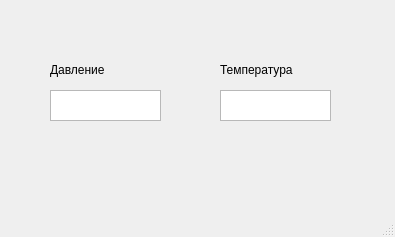
<?xml version="1.0" encoding="UTF-8"?>
<ui version="4.0">
 <class>MainWindow</class>
 <widget class="QMainWindow" name="MainWindow">
  <property name="geometry">
   <rect>
    <x>0</x>
    <y>0</y>
    <width>395</width>
    <height>237</height>
   </rect>
  </property>
  <property name="windowTitle">
   <string>MainWindow</string>
  </property>
  <widget class="QWidget" name="centralwidget">
   <widget class="QTextEdit" name="tempValue">
    <property name="geometry">
     <rect>
      <x>220</x>
      <y>90</y>
      <width>111</width>
      <height>31</height>
     </rect>
    </property>
    <property name="readOnly">
     <bool>true</bool>
    </property>
   </widget>
   <widget class="QTextEdit" name="pressValue">
    <property name="enabled">
     <bool>true</bool>
    </property>
    <property name="geometry">
     <rect>
      <x>50</x>
      <y>90</y>
      <width>111</width>
      <height>31</height>
     </rect>
    </property>
    <property name="readOnly">
     <bool>true</bool>
    </property>
    <property name="acceptRichText">
     <bool>true</bool>
    </property>
   </widget>
   <widget class="QLabel" name="tempLabel">
    <property name="geometry">
     <rect>
      <x>220</x>
      <y>60</y>
      <width>101</width>
      <height>20</height>
     </rect>
    </property>
    <property name="text">
     <string>Температура</string>
    </property>
   </widget>
   <widget class="QLabel" name="pressLabel">
    <property name="geometry">
     <rect>
      <x>50</x>
      <y>60</y>
      <width>101</width>
      <height>20</height>
     </rect>
    </property>
    <property name="text">
     <string>Давление</string>
    </property>
   </widget>
  </widget>
  <widget class="QMenuBar" name="menubar">
   <property name="geometry">
    <rect>
     <x>0</x>
     <y>0</y>
     <width>395</width>
     <height>20</height>
    </rect>
   </property>
  </widget>
  <widget class="QStatusBar" name="statusbar"/>
 </widget>
 <resources/>
 <connections/>
</ui>
